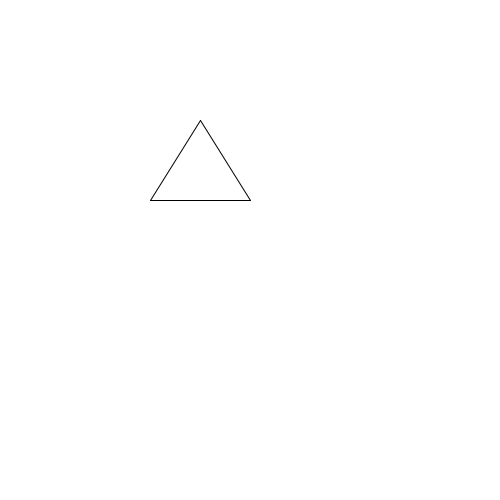
Frame 1 (no input)
Frame 60 (the mouse pressed at the canvas centre just before this capture): identical to frame 1, image omitted
Frame 120 (the mouse held since frame 60 and released just before this capture): identical to frame 1, image omitted

The Processing sketch that drew this single still picture (run headless with seeded random() and noise(); from frame 60 on, the mouse is pressed at the canvas centre):

// Processing sketch: H09_Opdracht8
// ── H09_Opdracht8.pde
void setup(){
  size(500,500);

}

void draw(){
  background(255,255,255);
  stroke(0,0,0);
  driehoek(150,200,250,120);

}

void driehoek( int x1, int y1, int x2, int y2){
  line(x1,y1,y1,y2);
  line(x2,y1,y1,y2);
  line(x1,y1,x2,y1);
}
